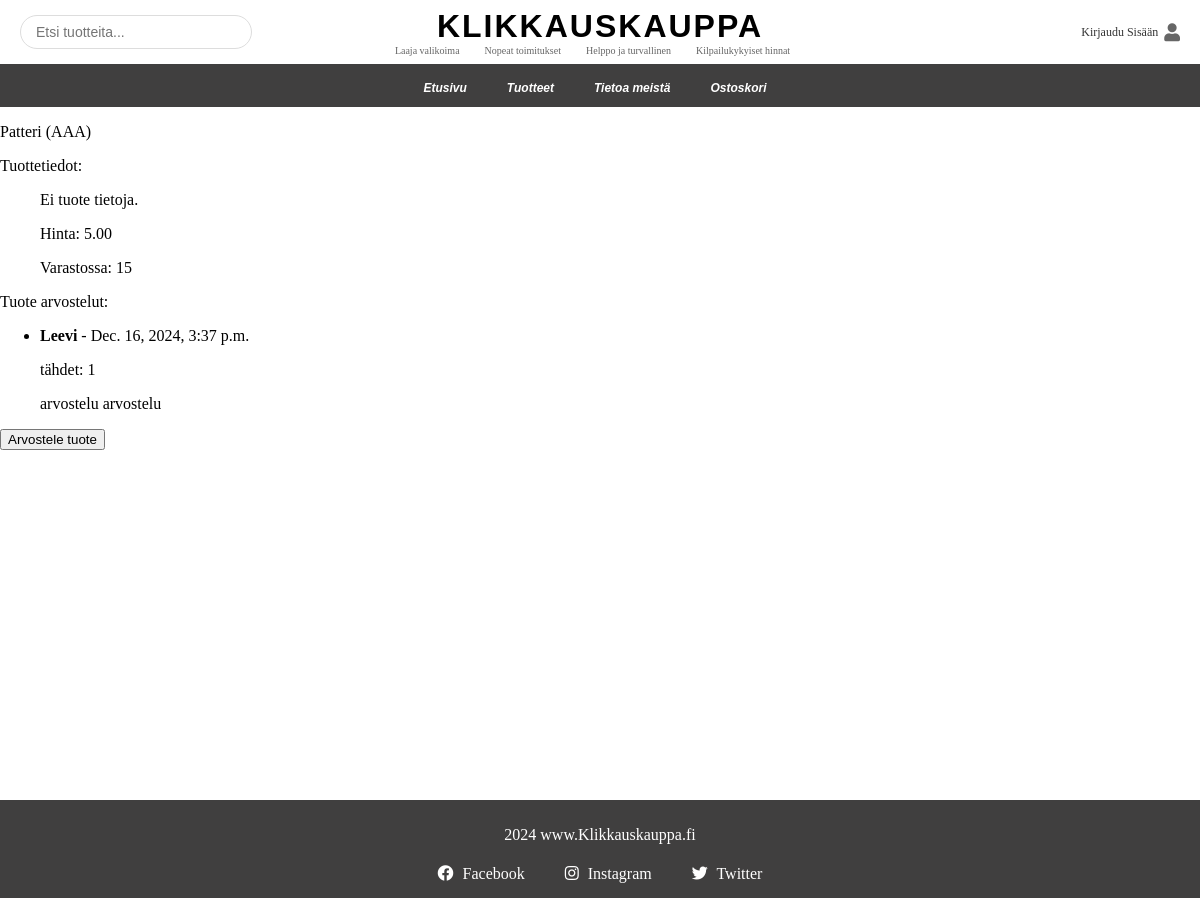
Before: /Klikkauskauppa/product/2/ with the older database file.
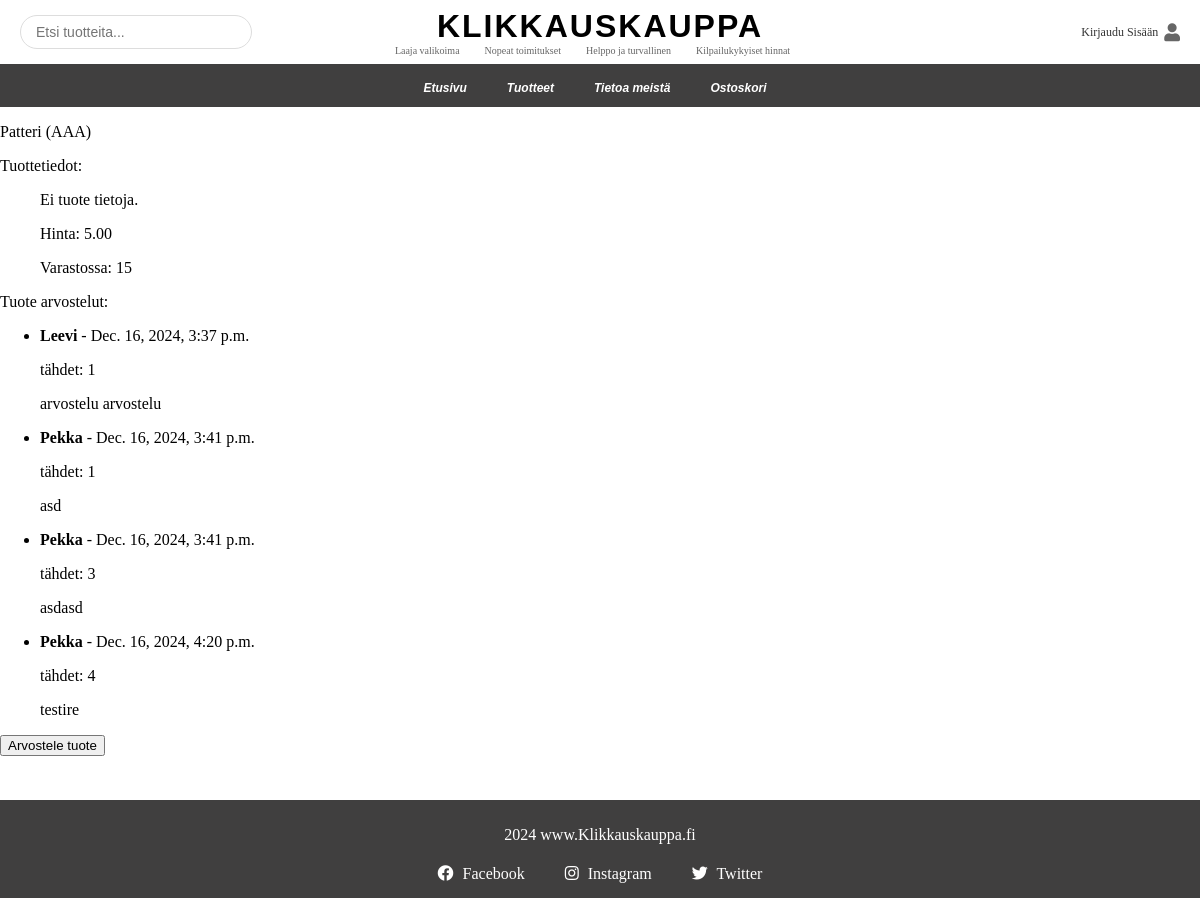
After: the same page with the newer database file.
### verkkokauppa/models.py (models this page shows, shortened)
class Review(models.Model):
    product = models.ForeignKey(Product, on_delete=models.CASCADE, related_name='reviews')  # Add related_name
    review = models.TextField(max_length=300)
    stars = models.PositiveSmallIntegerField(validators=[MinValueValidator(0), MaxValueValidator(5)], help_text="Anna tähtiä (0-5)")
    date_added = models.DateTimeField(auto_now=True)
    owner = models.ForeignKey(User, on_delete=models.CASCADE)

### verkkokauppa/views.py (the view)
# urls.py: path("product/<int:product_id>/", views.product_detail, name="product_detail"),
def product_detail(request, product_id):
    product = get_object_or_404(Product, id=product_id)
    productdetails = Productdetail.objects.filter(product=product)
    reviews = product.reviews.all()  # Now you can use product.reviews.all()
    if not reviews:  # Ensure no error happens when there are no reviews
        reviews = []
    context = {
        "product": product,
        "productdetails": productdetails,
        "reviews": reviews
    }
    return render(request, "verkkokauppa/product.html", context)

### verkkokauppa/templates/verkkokauppa/product.html
{% extends "verkkokauppa/base.html" %}
{% block content %}
<p> {{ product.name }}</p>
<p>Tuottetiedot:</p>
    <ul>
        {% for detail in productdetails %}
            <p>Kuvaus: {{ detail.detail }}</p>
            {% if detail.photo %}
                <p><img src="{{ detail.photo.url }}" alt="Tuotekuva"></p>
            {% endif %}
        {% empty %}
            <p>Ei tuote tietoja.</p>
        {% endfor %}
    </ul>
    <ul>
        <p>Hinta: {{ product.price }}</p>
        <p>Varastossa: {{ product.stock }}</p>
    </ul>
    <p>Tuote arvostelut:</p>
    <ul>
        {% for review in reviews %}
            <li>
                <strong>{{ review.owner.username }}</strong> - {{ review.date_added }}
                <p>tähdet: {{ review.stars }}</p>
                <p>{{ review.review }}</p>
            </li>
        {% empty %}
            <li>Arvosteluja ei ole lisätty.</li>
        {% endfor %}
    </ul>
    <a href="{% url 'verkkokauppa:add_review' product.id %}">
        <button type="button">Arvostele tuote</button>
    </a>
{% endblock content %}

Changed rows visible on the page:
added Review: owner.username "Pekka", date_added "Dec. 16, 2024, 3:41 p.m.", stars "1", review "asd"
added Review: owner.username "Pekka", date_added "Dec. 16, 2024, 3:41 p.m.", stars "3", review "asdasd"
added Review: owner.username "Pekka", date_added "Dec. 16, 2024, 4:20 p.m.", stars "4", review "testire"
